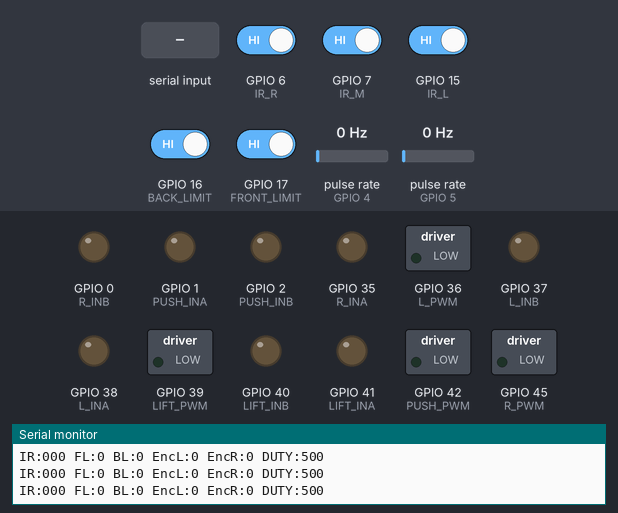
A sketch run on a simulated ESP32-S3. On the bench: switched loads named in the sketch (green lamp = pin HIGH), output pins drawn as LEDs (lit = HIGH), the last lines printed to the serial monitor. Wiring (inferred from the names in the program): 2 × pulse sensor: data GPIO 4 / data GPIO 5. Inputs (shaded band) come from the test bench; at power-on: GPIO 6 (IR_R), GPIO 7 (IR_M), GPIO 15 (IR_L), GPIO 16 (BACK_LIMIT), GPIO 17 (FRONT_LIMIT) HIGH, pulse rate (sensors on GPIO 4, GPIO 5) 0 Hz.

Above: at 1.6 s.
1.7 s: "w\n" received over Serial
At 2.0 s:
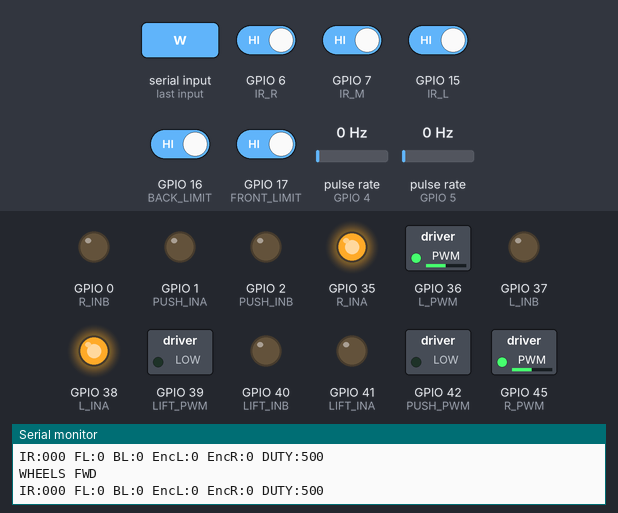
3.2 s: "a\n" received over Serial
At 4.4 s:
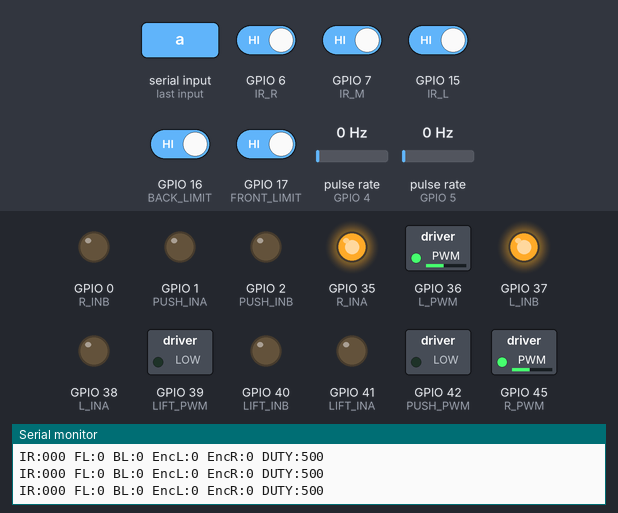
4.7 s: "d\n" received over Serial
At 5.6 s:
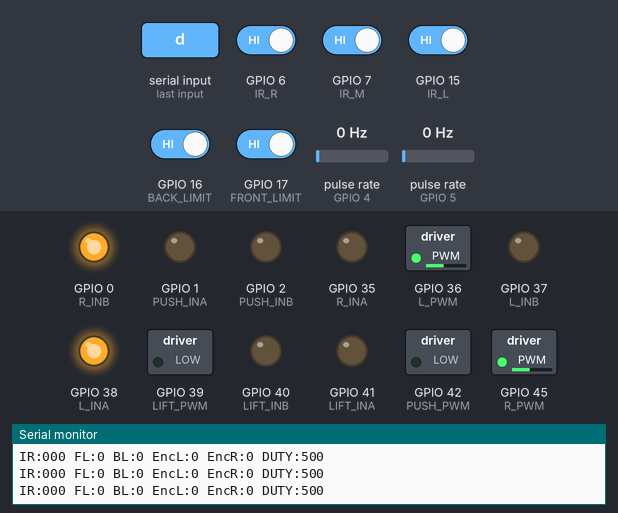
6.2 s: "x\n" received over Serial
At 6.7 s:
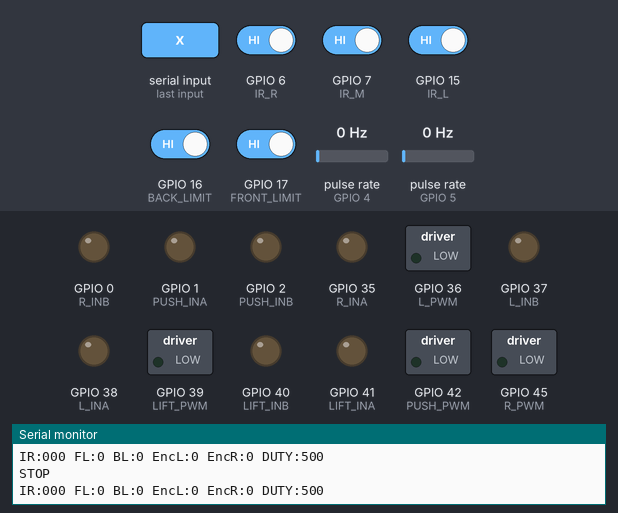
Timing chart, 0 to 8.7 s (numbered marks = the images above; inputs shaded):
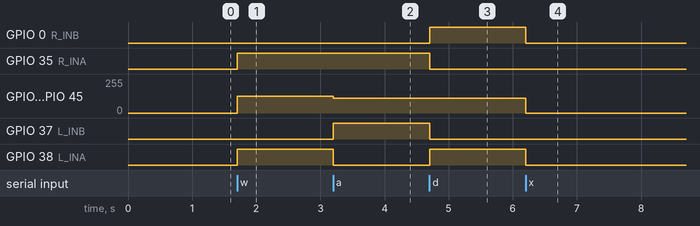

The sketch:

config_test.ino
```cpp
#include <Arduino.h>

// ===================== PINS (your mapping) =====================
// PUSH
static const int PUSH_INA = 1;
static const int PUSH_INB = 2;
static const int PUSH_PWM = 42;
static const int FRONT_LIMIT = 17;
static const int BACK_LIMIT  = 16;

// LIFT
static const int LIFT_INA = 41;
static const int LIFT_INB = 40;
static const int LIFT_PWM = 39;

// LEFT WHEEL
static const int L_INA = 38;
static const int L_INB = 37;
static const int L_PWM = 36;
static const int ENC_L = 5;

// RIGHT WHEEL
static const int R_INA = 35;
static const int R_INB = 0;
static const int R_PWM = 45;
static const int ENC_R = 4;

// IR sensors
static const int IR_R = 6;
static const int IR_M = 7;
static const int IR_L = 15;

// ===================== CONFIG =====================
static const bool IR_ACTIVE_LOW    = true;  // HW-871 ихэнхдээ хар дээр LOW
static const bool LIMIT_ACTIVE_LOW = true;  // INPUT_PULLUP => pressed LOW

static const int PWM_FREQ = 20000;
static const int PWM_RES  = 10;
static const int PWM_MAX  = (1 << PWM_RES) - 1;

static int DUTY = 500;       // default duty (0..1023)
static int LIFT_DUTY = 1023; //lift speed
static int TURN_DUTY = 450;

// Motor invert toggles (if direction is opposite)
static bool INV_L = false;
static bool INV_R = false;
static bool INV_PUSH = false;
static bool INV_LIFT = false;

// ===================== ENCODERS =====================
volatile long encL = 0;
volatile long encR = 0;
void IRAM_ATTR isrEncL() { encL++; }
void IRAM_ATTR isrEncR() { encR++; }

static inline void resetEnc() {
  noInterrupts();
  encL = 0; encR = 0;
  interrupts();
}

static inline bool readActive(int pin, bool activeLow) {
  int v = digitalRead(pin);
  return activeLow ? (v == LOW) : (v == HIGH);
}

static inline bool frontPressed() { return readActive(FRONT_LIMIT, LIMIT_ACTIVE_LOW); }
static inline bool backPressed()  { return readActive(BACK_LIMIT,  LIMIT_ACTIVE_LOW); }

static inline int clampDuty(int d) {
  if (d < 0) return 0;
  if (d > PWM_MAX) return PWM_MAX;
  return d;
}

static inline int applyInv(bool inv, int v) { return inv ? -v : v; }

// ===================== MOTOR DRIVE (pin-based LEDC) =====================
static void motorDrive(int ina, int inb, int pwmPin, int dutySigned, bool invFlag) {
  dutySigned = applyInv(invFlag, dutySigned);

  int d = dutySigned;
  if (d > 0) {
    digitalWrite(ina, HIGH);
    digitalWrite(inb, LOW);
  } else if (d < 0) {
    digitalWrite(ina, LOW);
    digitalWrite(inb, HIGH);
    d = -d;
  } else {
    digitalWrite(ina, LOW);
    digitalWrite(inb, LOW);
  }
  ledcWrite(pwmPin, clampDuty(d));
}

static void wheels(int leftDuty, int rightDuty) {
  motorDrive(L_INA, L_INB, L_PWM, leftDuty,  INV_L);
  motorDrive(R_INA, R_INB, R_PWM, rightDuty, INV_R);
}

static void push(int duty) {
  // safety by limits
  if (duty > 0 && frontPressed()) duty = 0;
  if (duty < 0 && backPressed())  duty = 0;
  motorDrive(PUSH_INA, PUSH_INB, PUSH_PWM, duty, INV_PUSH);
}

static void lift(int duty) {
  motorDrive(LIFT_INA, LIFT_INB, LIFT_PWM, duty, INV_LIFT);
}

static void allStop() {
  wheels(0,0);
  push(0);
  lift(0);
}

// ===================== STATUS =====================
static void printStatus() {
  bool L = readActive(IR_L, IR_ACTIVE_LOW);
  bool M = readActive(IR_M, IR_ACTIVE_LOW);
  bool R = readActive(IR_R, IR_ACTIVE_LOW);

  noInterrupts();
  long el = encL, er = encR;
  interrupts();

  Serial.printf("IR:%d%d%d FL:%d BL:%d EncL:%ld EncR:%ld DUTY:%d\n",
                L,M,R, frontPressed(), backPressed(), el, er, DUTY);
}

static void help() {
  Serial.println("\nCommands:");
  Serial.println("i          -> print sensors");
  Serial.println("w/s/a/d    -> wheels forward/stop/spinL/spinR");
  Serial.println("p/o        -> push fwd/back (limit safe)");
  Serial.println("u/j        -> lift up/down");
  Serial.println("x          -> ALL stop");
  Serial.println("e          -> reset encoders");
  Serial.println("v N        -> set duty 0..1023 (ex: v 500)");
  Serial.println();
}

// ===================== SERIAL CMD =====================
static String line;

static void handleCmd(String cmd) {
  cmd.trim();
  if (cmd.length()==0) return;

  if (cmd == "h") { help(); return; }
  if (cmd == "i") { printStatus(); return; }
  if (cmd == "x") { allStop(); Serial.println("STOP"); return; }
  if (cmd == "e") { resetEnc(); Serial.println("Enc reset"); return; }

  if (cmd == "w") { wheels(DUTY, DUTY); Serial.println("WHEELS FWD"); return; }
  if (cmd == "s") { wheels(0,0); Serial.println("WHEELS STOP"); return; }
  if (cmd == "a") { wheels(-TURN_DUTY, TURN_DUTY); Serial.println("SPIN LEFT"); return; }
  if (cmd == "d") { wheels(TURN_DUTY, -TURN_DUTY); Serial.println("SPIN RIGHT"); return; }

  if (cmd == "p") { push(DUTY); Serial.println("PUSH FWD"); return; }
  if (cmd == "o") { push(-DUTY); Serial.println("PUSH BACK"); return; }

  if (cmd == "u") { lift(LIFT_DUTY); Serial.println("LIFT UP"); return; }
  if (cmd == "j") { lift(-LIFT_DUTY); Serial.println("LIFT DOWN"); return; }

  if (cmd.startsWith("v ")) {
    int v = cmd.substring(2).toInt();
    DUTY = constrain(v, 0, PWM_MAX);
    Serial.printf("DUTY=%d\n", DUTY);
    return;
  }

  Serial.println("Unknown. Type h");
}

// ===================== SETUP/LOOP =====================
void setup() {
  Serial.begin(115200);
  delay(400);

  pinMode(PUSH_INA, OUTPUT); pinMode(PUSH_INB, OUTPUT);
  pinMode(LIFT_INA, OUTPUT); pinMode(LIFT_INB, OUTPUT);
  pinMode(L_INA, OUTPUT);    pinMode(L_INB, OUTPUT);
  pinMode(R_INA, OUTPUT);    pinMode(R_INB, OUTPUT);

  // pin-based LEDC attach (core 3.x style, matches your working code)
  bool ok1 = ledcAttach(L_PWM,    PWM_FREQ, PWM_RES);
  bool ok2 = ledcAttach(R_PWM,    PWM_FREQ, PWM_RES);
  bool ok3 = ledcAttach(PUSH_PWM, PWM_FREQ, PWM_RES);
  bool ok4 = ledcAttach(LIFT_PWM, PWM_FREQ, PWM_RES);

  Serial.printf("LEDC attach: L=%d R=%d PUSH=%d LIFT=%d\n", ok1, ok2, ok3, ok4);

  pinMode(IR_L, INPUT);
  pinMode(IR_M, INPUT);
  pinMode(IR_R, INPUT);

  pinMode(FRONT_LIMIT, INPUT_PULLUP);
  pinMode(BACK_LIMIT,  INPUT_PULLUP);

  pinMode(ENC_L, INPUT_PULLUP);
  pinMode(ENC_R, INPUT_PULLUP);
  attachInterrupt(digitalPinToInterrupt(ENC_L), isrEncL, RISING);
  attachInterrupt(digitalPinToInterrupt(ENC_R), isrEncR, RISING);

  resetEnc();
  allStop();
  help();
}

void loop() {
  while (Serial.available()) {
    char c = (char)Serial.read();
    if (c=='\n' || c=='\r') {
      String cmd = line; line = "";
      handleCmd(cmd);
    } else {
      line += c;
      if (line.length() > 80) line = "";
    }
  }

  static uint32_t t0=0;
  if (millis()-t0 > 300) {
    t0 = millis();
    printStatus();
  }
}
```

Measured:
- after the input at 1.7 s, GPIO 35 (R_INA), GPIO 38 (L_INA): LOW → HIGH at once; GPIO 36 (L_PWM), GPIO 45 (R_PWM): 0/255 → 125/255 at once
- after the input at 3.2 s, GPIO 36 (L_PWM), GPIO 45 (R_PWM): 125/255 → 112/255 at once; GPIO 37 (L_INB): LOW → HIGH at once; GPIO 38 (L_INA): HIGH → LOW at once
- after the input at 4.7 s, GPIO 0 (R_INB), GPIO 38 (L_INA): LOW → HIGH at once; GPIO 35 (R_INA), GPIO 37 (L_INB): HIGH → LOW at once
- after the input at 6.2 s, GPIO 0 (R_INB), GPIO 38 (L_INA): HIGH → LOW at once; GPIO 36 (L_PWM), GPIO 45 (R_PWM): 112/255 → 0/255 at once
